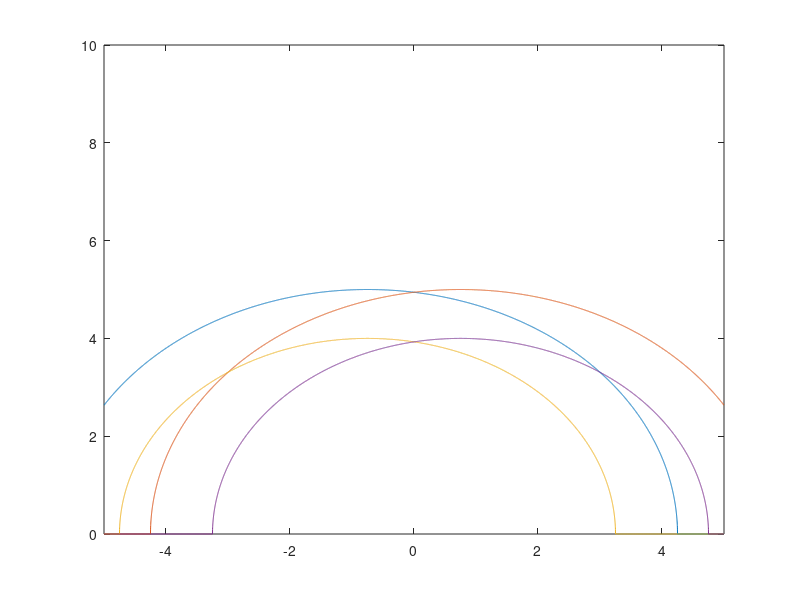

Recreate this plot in MATLAB.
% simulates a 4 channel array spaced at 1.5 wavelengths
% Note the ambiguity due to multiple constructive inteference
% (or multiple beams)
lambda = 1;
r0 = 5;
d = 3*lambda/2;
xoff = d/2;




for r = 0:.1:r0
    x = -5:.001:5;
    y1 = sqrt(r.^2-(x+xoff).^2);
    y2 = sqrt(r.^2-(x-xoff).^2); 
    y3 =  sqrt((r-lambda).^2-(x+xoff).^2);
    y4 =  sqrt((r-lambda).^2-(x-xoff).^2);
    h = plot(x,y1,x,y2,x,y3,x,y4);
    axis([-5 5 0 10])
    drawnow;
end